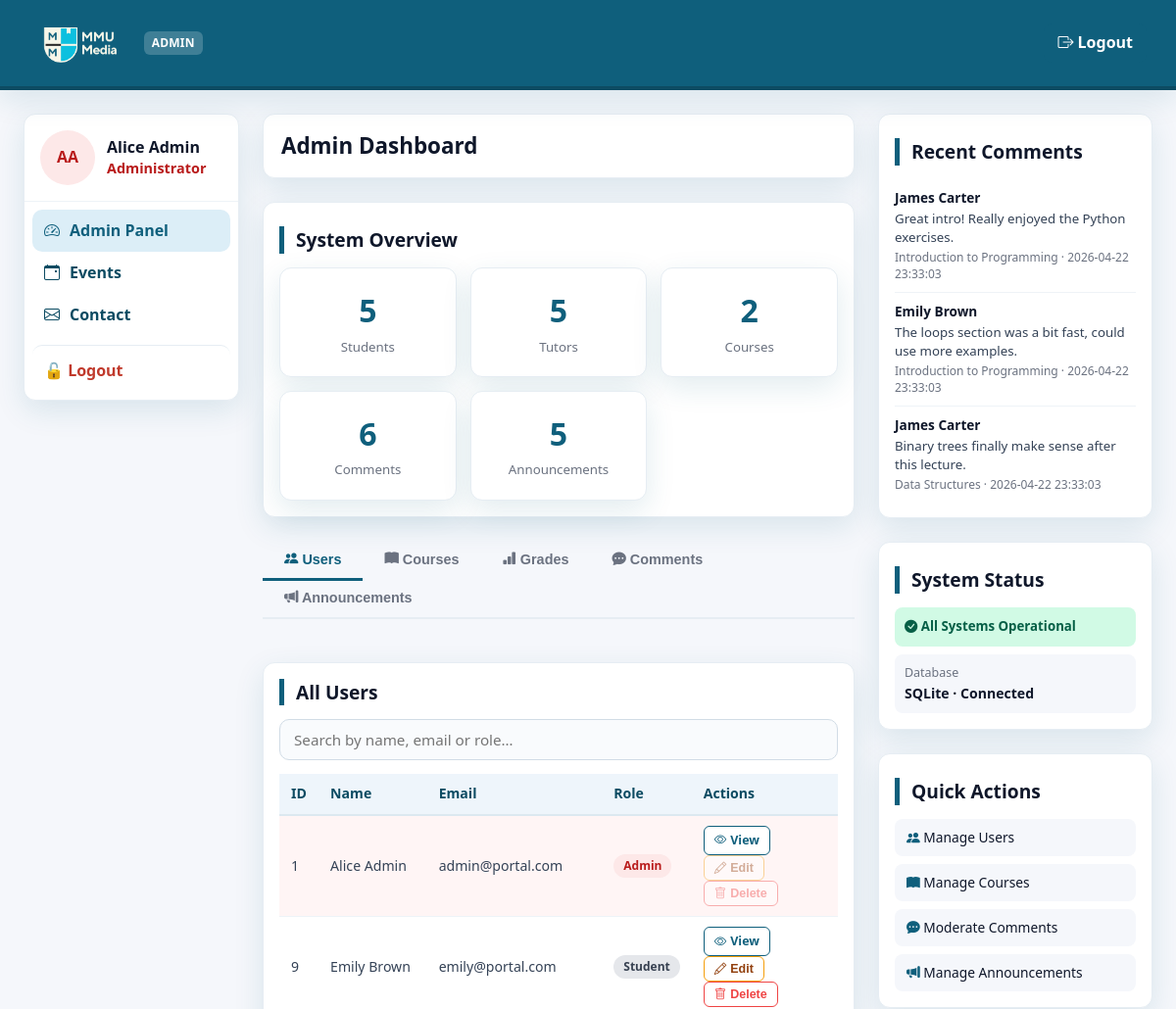
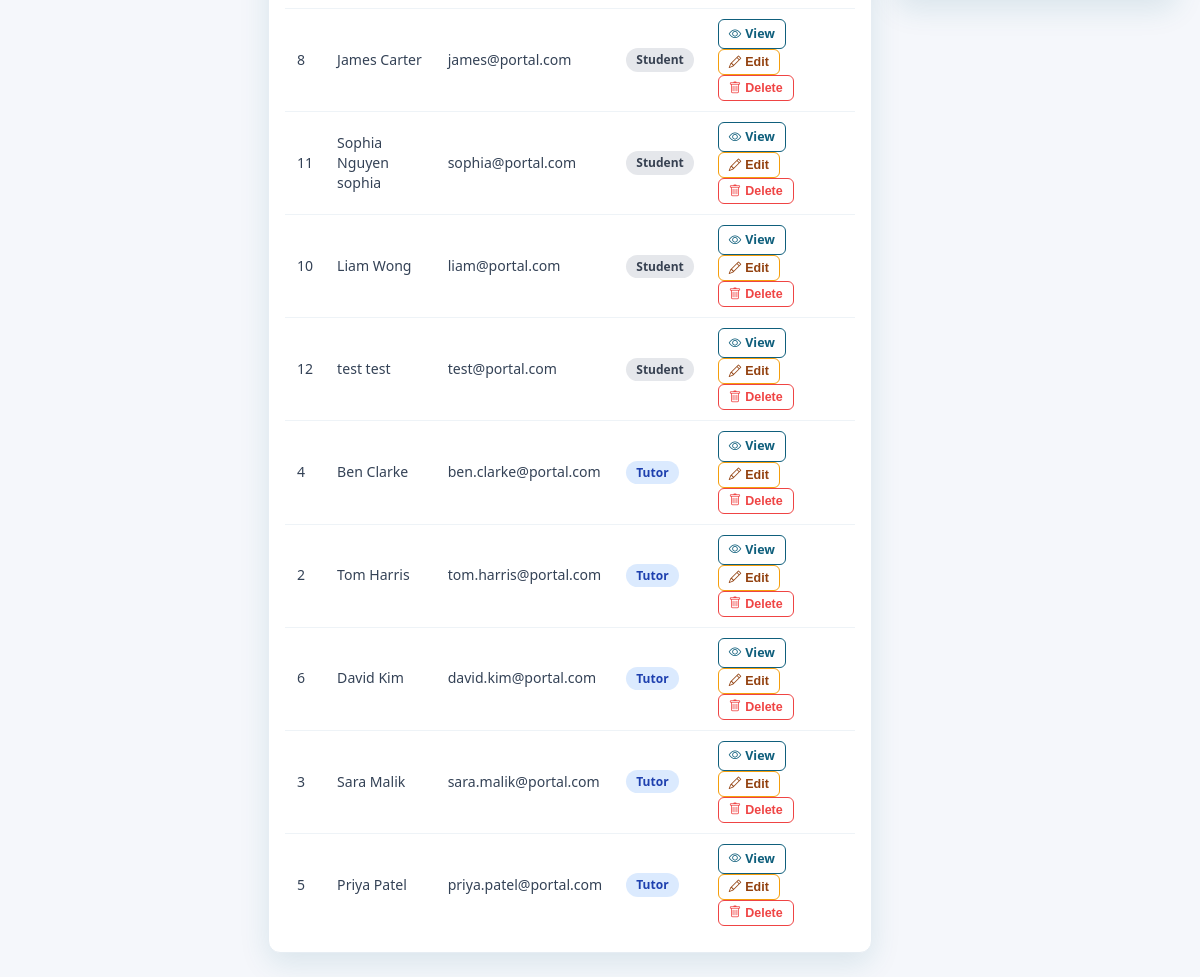
Page /admin_dashboard (signed in) on the committed database (2 pictures, top to bottom).
### tables this page shows
CREATE TABLE users (
            id             INTEGER PRIMARY KEY AUTOINCREMENT,
            first_name     TEXT    NOT NULL,
            last_name      TEXT    NOT NULL,
            email          TEXT    UNIQUE NOT NULL,
            password       TEXT    NOT NULL,
            role           TEXT    NOT NULL DEFAULT 'student'
                           CHECK(role IN ('student', 'tutor', 'admin')),
            office_number  TEXT,
            office_hours   TEXT
        );

CREATE TABLE comments (
            id         INTEGER PRIMARY KEY AUTOINCREMENT,
            user_id    INTEGER REFERENCES users(id),
            subject_id INTEGER REFERENCES subjects(id),
            content    TEXT    NOT NULL,
            posted_at  TEXT    DEFAULT CURRENT_TIMESTAMP
        );

CREATE TABLE subjects (
            id          INTEGER PRIMARY KEY AUTOINCREMENT,
            name        TEXT    NOT NULL,
            code        TEXT    UNIQUE NOT NULL,
            description TEXT,
            course_id   INTEGER REFERENCES courses(id),
            tutor_id    INTEGER REFERENCES users(id)
        );

### app.py (the view)
@app.route("/admin_dashboard")
def admin_dashboard():
    guard = admin_required()
    if guard:
        return guard
    conn = get_db()
    cursor = conn.cursor()
    cursor.execute("SELECT COUNT(*) FROM users WHERE role = 'student'")
    total_students = cursor.fetchone()[0]
    cursor.execute("SELECT COUNT(*) FROM users WHERE role = 'tutor'")
    total_tutors = cursor.fetchone()[0]
    cursor.execute("SELECT COUNT(*) FROM courses")
    total_courses = cursor.fetchone()[0]
    cursor.execute("SELECT COUNT(*) FROM comments")
    total_comments = cursor.fetchone()[0]
    cursor.execute("SELECT COUNT(*) FROM announcements")
    total_announcements = cursor.fetchone()[0]
    cursor.execute("SELECT id, first_name, last_name, email, role FROM users ORDER BY role, last_name")
    all_users = [{"id": r[0], "first_name": r[1], "last_name": r[2],
                  "name": f"{r[1]} {r[2]}", "email": r[3], "role": r[4]}
                 for r in cursor.fetchall()]
    cursor.execute("""
        SELECT c.id, c.name, c.code, c.description,
               COALESCE(u.first_name || ' ' || u.last_name, '—') as tutor_name,
               COUNT(DISTINCT e.user_id) as enrolled
        FROM courses c
        LEFT JOIN users u ON c.tutor_id = u.id
        LEFT JOIN enrollments e ON e.course_id = c.id
        GROUP BY c.id ORDER BY c.name
    """)
    all_courses = [{"id": r[0], "name": r[1], "code": r[2], "description": r[3],
                    "tutor_name": r[4], "enrolled": r[5]}
                   for r in cursor.fetchall()]
    cursor.execute("""
        SELECT cm.id, cm.content, cm.posted_at,
               u.first_name || ' ' || u.last_name as author,
               s.name as subject_name
        FROM comments cm
        JOIN users u ON cm.user_id = u.id
        JOIN subjects s ON cm.subject_id = s.id
        ORDER BY cm.posted_at DESC
    """)
    all_comments = [{"id": r[0], "content": r[1], "posted_at": r[2],
                     "author": r[3], "subject_name": r[4]}
                    for r in cursor.fetchall()]
    cursor.execute("""
        SELECT a.id, a.title, a.content, a.posted_at,
               u.first_name || ' ' || u.last_name as author,
               s.name as subject_name
        FROM announcements a
        JOIN users u ON a.user_id = u.id
        JOIN subjects s ON a.subject_id = s.id
        ORDER BY a.posted_at DESC
    """)
    all_announcements = [{"id": r[0], "title": r[1], "content": r[2],
                          "posted_at": r[3], "author": r[4], "subject_name": r[5]}
                         for r in cursor.fetchall()]
    conn.close()
    stats = {"students": total_students, "tutors": total_tutors,
             "courses": total_courses, "comments": total_comments,
             "announcements": total_announcements}
    return render_template("admin_dashboard.html", stats=stats,
                           all_users=all_users, all_courses=all_courses,
                           all_comments=all_comments, all_announcements=all_announcements)

### app.py (called while the page is built)
def get_db():
    conn = sqlite3.connect(DB_PATH, timeout=30, check_same_thread=False)
    conn.execute("PRAGMA journal_mode=WAL")
    conn.execute("PRAGMA busy_timeout=30000")
    return conn

def admin_required():
    if "user_id" not in session:
        return redirect("/login")
    if session.get("user_role") != "admin":
        flash("Access denied.", "danger")
        return redirect("/dashboard")
    return None

### templates/admin_dashboard.html (shortened to what this page needs)
<!DOCTYPE html>
<html lang="en">
<head>
  <link rel="stylesheet" href="{{ url_for('static', filename='css/style.css') }}">
  <link rel="stylesheet" href="https://cdn.jsdelivr.net/npm/bootstrap-icons@1.11.3/font/bootstrap-icons.min.css">
</head>
<body>
<header class="topbar">
  <div class="brand">
    <img src="{{ url_for('static', filename='assets/MMUMediaLogo.png') }}" alt="Logo" width="100" height="50">
    <span style="font-size:0.75rem; background:rgba(255,255,255,0.2); padding:3px 8px; border-radius:6px; margin-left:6px;">ADMIN</span>
  </div>
  <nav class="nav-buttons">
    <a href="{{ url_for('logout') }}"><i class="bi bi-box-arrow-right"></i> Logout</a>
  </nav>
</header>
<div class="app">
  <aside class="sidebar">
    <div class="profile">
      <div class="avatar" style="background:#fde8e8; color:#b91c1c;">
        {{ session.user_name[0] | upper }}{{ session.user_last_name[0] | upper }}
      </div>
      <div class="identity">
        <div class="name">{{ session.user_name }} {{ session.user_last_name }}</div>
        <div class="status" style="color:#b91c1c;">Administrator</div>
      </div>
    </div>
    <nav class="nav">
      <a href="{{ url_for('admin_dashboard') }}" class="active"><i class="bi bi-speedometer2"></i> Admin Panel</a>
      <a href="{{ url_for('firstPage') }}"><i class="bi bi-calendar-event"></i> Events</a>
      <a href="{{ url_for('contact') }}"><i class="bi bi-envelope"></i> Contact</a>
      <a href="{{ url_for('logout') }}" class="nav-logout">🔓 Logout</a>
    </nav>
  </aside>
  <main class="main">
    <div class="greeting">Admin Dashboard</div>
    <section class="panel">
      <h2 class="section-title">System Overview</h2>
      <div class="admin-stats">
        <div class="admin-stat-card">
          <div class="admin-stat-num">{{ stats.students }}</div>
          <div class="admin-stat-lbl">Students</div>
        </div>
        <div class="admin-stat-card">
          <div class="admin-stat-num">{{ stats.tutors }}</div>
          <div class="admin-stat-lbl">Tutors</div>
        </div>
        <div class="admin-stat-card">
          <div class="admin-stat-num">{{ stats.courses }}</div>
          <div class="admin-stat-lbl">Courses</div>
        </div>
        <div class="admin-stat-card">
          <div class="admin-stat-num">{{ stats.comments }}</div>
          <div class="admin-stat-lbl">Comments</div>
        </div>
        <div class="admin-stat-card">
          <div class="admin-stat-num">{{ stats.announcements }}</div>
          <div class="admin-stat-lbl">Announcements</div>
        </div>
      </div>
    </section>
    <div class="tab-bar">
      <button class="tab-btn active" onclick="showTab('users',this)"><i class="bi bi-people-fill"></i> Users</button>
      <button class="tab-btn" onclick="showTab('courses',this)"><i class="bi bi-book-fill"></i> Courses</button>
      <button class="tab-btn" onclick="showTab('grades',this)"><i class="bi bi-bar-chart-fill"></i> Grades</button>
      <button class="tab-btn" onclick="showTab('comments',this)"><i class="bi bi-chat-dots-fill"></i> Comments</button>
      <button class="tab-btn" onclick="showTab('announcements',this)"><i class="bi bi-megaphone-fill"></i> Announcements</button>
    </div>
    <div class="tab-pane active" id="tab-users">
      <section class="panel">
        <div class="pane-header">
          <h2 class="section-title">All Users</h2>
        </div>
        <input type="text" class="search-box" placeholder="Search by name, email or role…" id="userSearch">
        <div style="overflow-x:auto;">
          <table class="admin-table" id="userTable">
            <thead>
              <tr>
                <th>ID</th><th>Name</th><th>Email</th><th>Role</th><th>Actions</th>
              </tr>
            </thead>
            <tbody>
              {% for u in all_users %}
              <tr{% if u.role == 'admin' %} style="background:#fff5f5;"{% endif %}>
                <td>{{ u.id }}</td>
                <td>{{ u.name }}</td>
                <td>{{ u.email }}</td>
                <td><span class="role-badge role-{{ u.role }}">{{ u.role }}</span></td>
                <td>
                  <a href="/profile?user_id={{ u.id }}" class="act-btn act-btn-view"><i class="bi bi-eye"></i> View</a>
                  {% if u.role != 'admin' %}
                  <button class="act-btn act-btn-edit"
                    onclick="openUserEdit({{ u.id }}, '{{ u.first_name }}', '{{ u.last_name }}', '{{ u.email }}', '{{ u.role }}')">
                    <i class="bi bi-pencil"></i> Edit
                  </button>
                  <form method="POST" action="{{ url_for('admin_delete_user', user_id=u.id) }}" style="display:inline;"
                        onsubmit="return confirm('Delete {{ u.name }}? This cannot be undone.')">
                    <button type="submit" class="act-btn act-btn-delete"><i class="bi bi-trash"></i> Delete</button>
                  </form>
                  {% else %}
                  <button class="act-btn act-btn-edit" disabled><i class="bi bi-pencil"></i> Edit</button>
                  <button class="act-btn act-btn-delete" disabled><i class="bi bi-trash"></i> Delete</button>
                  {% endif %}
                </td>
              </tr>
              {% endfor %}
            </tbody>
          </table>
        </div>
      </section>
    </div>
  </main>
  <aside class="right">
    <section class="panel">
      <h3 class="section-title">Recent Comments</h3>
      {% for cm in all_comments[:3] %}
      <div class="activity-item">
        <strong>{{ cm.author }}</strong>
        <div style="color:var(--text); font-size:0.83rem; margin-top:2px;">{{ cm.content[:60] }}{% if cm.content|length > 60 %}…{% endif %}</div>
        <div class="activity-meta">{{ cm.subject_name }} · {{ cm.posted_at }}</div>
      </div>
      {% else %}
      <p class="empty-state">No comments yet.</p>
      {% endfor %}
    </section>
    <section class="panel">
      <h3 class="section-title">System Status</h3>
      <div style="padding:10px; background:#d1fae5; border-radius:8px; margin-bottom:8px;">
        <div style="font-size:0.83rem; color:#065f46; font-weight:700;"><i class="bi bi-check-circle-fill"></i> All Systems Operational</div>
      </div>
      <div style="padding:10px; background:#f5f7fb; border-radius:8px;">
        <div style="font-size:0.78rem; color:var(--muted);">Database</div>
        <div style="font-size:0.88rem; font-weight:700; color:var(--ink); margin-top:2px;">SQLite · Connected</div>
      </div>
    </section>
    <section class="panel">
      <h3 class="section-title">Quick Actions</h3>
      <nav style="display:flex; flex-direction:column; gap:8px;">
        <a href="{{ url_for('admin_dashboard') }}#tab-users" onclick="showTabByName('users')"
           style="padding:9px 12px; background:#f5f7fb; border-radius:8px; font-size:0.86rem; color:var(--ink);">
          <i class="bi bi-people-fill" style="color:var(--primary);"></i> Manage Users
        </a>
        <a href="{{ url_for('admin_dashboard') }}#tab-courses" onclick="showTabByName('courses')"
           style="padding:9px 12px; background:#f5f7fb; border-radius:8px; font-size:0.86rem; color:var(--ink);">
          <i class="bi bi-book-fill" style="color:var(--primary);"></i> Manage Courses
        </a>
        <a href="{{ url_for('admin_dashboard') }}#tab-comments" onclick="showTabByName('comments')"
           style="padding:9px 12px; background:#f5f7fb; border-radius:8px; font-size:0.86rem; color:var(--ink);">
          <i class="bi bi-chat-dots-fill" style="color:var(--primary);"></i> Moderate Comments
        </a>
        <a href="{{ url_for('admin_dashboard') }}#tab-announcements" onclick="showTabByName('announcements')"
           style="padding:9px 12px; background:#f5f7fb; border-radius:8px; font-size:0.86rem; color:var(--ink);">
          <i class="bi bi-megaphone-fill" style="color:var(--primary);"></i> Manage Announcements
        </a>
      </nav>
    </section>
  </aside>
</div>
</body>
</html>

### static/css/style.css (style rules this page uses)
:root { --primary: #0f5f7c; --primary-700: #0c4b62; --primary-300: #1a7aa1; --ink: #0f172a; --text: #344256; --muted: #6b7280; --bg: #f5f7fb; --surface: #ffffff; --warning: #f59e0b; --shadow: 0 10px 30px rgba(15, 95, 124, 0.12); --radius: 12px; }
html, body { overflow-x: hidden; }
* { box-sizing: border-box; margin: 0; padding: 0; }
body { font-family: system-ui, -apple-system, Segoe UI, Roboto, "Helvetica Neue", Arial, sans-serif; background: var(--bg); color: var(--text); line-height: 1.45; }
a { color: inherit; text-decoration: none; }
.topbar { position: sticky; top: 0; z-index: 100; display: flex; justify-content: space-between; align-items: center; padding: 14px 30px; background: var(--primary); color: white; border-bottom: 4px solid var(--primary-700); box-shadow: var(--shadow); }
.brand { display: flex; align-items: center; gap: 12px; font-weight: 800; letter-spacing: 0.2px; white-space: nowrap; }
.brand img { height: 60px; width: auto; display: block; }
.nav-buttons { display: flex; align-items: center; gap: 12px; flex-wrap: wrap; }
.nav-buttons a { color: white; font-weight: bold; padding: 8px 14px; border-radius: 8px; background: var(--primary); transition: background 0.2s; }
.app { display: grid; grid-template-columns: 240px 1fr minmax(300px, 360px); gap: 24px; padding: 24px; max-width: 1400px; margin: 0 auto; }
.main { display: grid; gap: 24px; }
.right { display: grid; gap: 24px; align-content: start; }
.sidebar { position: sticky; top: 78px; align-self: start; background: var(--surface); border: 1px solid #e6edf3; border-radius: var(--radius); box-shadow: var(--shadow); overflow: hidden; }
.profile { display: grid; grid-template-columns: 56px 1fr; gap: 12px; padding: 16px; border-bottom: 1px solid #eef3f7; align-items: center; }
.avatar { width: 56px; height: 56px; border-radius: 50%; background: #e7eef4; display: grid; place-items: center; font-weight: 800; color: var(--primary); flex-shrink: 0; }
.identity .name { font-weight: 800; color: var(--ink); }
.identity .status { color: #10a37f; font-weight: 600; font-size: 0.9rem; }
.nav { padding: 8px; }
.nav a { display: flex; align-items: center; gap: 10px; padding: 10px 12px; border-radius: 10px; color: var(--primary-700); font-weight: 600; }
.nav a.active { background: #dceef7; color: var(--primary); }
.nav a.nav-logout { color: #c0392b; margin-top: 8px; border-top: 1px solid #e6edf3; padding-top: 14px; }
.panel { background: var(--surface); border: 1px solid #e6edf3; border-radius: var(--radius); box-shadow: var(--shadow); padding: 16px; }
.greeting { background: var(--surface); border: 1px solid #e6edf3; border-radius: var(--radius); box-shadow: var(--shadow); padding: 16px 18px; color: var(--ink); font-weight: 800; font-size: 1.4rem; }
.section-title { font-size: 1.2rem; font-weight: 800; color: var(--ink); margin: 8px 0 14px; padding-left: 12px; border-left: 5px solid var(--primary); }
input[type="text"], input[type="email"], input[type="password"], textarea, select { width: 100%; padding: 10px 14px; border: 1px solid #d1dce6; border-radius: 10px; font-size: 0.95rem; color: var(--ink); background: #f9fbfd; outline: none; font-family: inherit; }
@media (max-width: 1200px) { .app { grid-template-columns: 220px 1fr 280px; } }

### rows in the picture
users: user_name "Alice", id "1", name "Alice Admin", email "admin@portal.com", role "Admin", shows "Edit"
users: id "9", name "Emily Brown", email "emily@portal.com", role "Student"
users: id "8", name "James Carter", email "james@portal.com", role "Student"
users: id "11", name "Sophia Nguyen sophia", email "sophia@portal.com", role "Student"
users: id "10", name "Liam Wong", email "liam@portal.com", role "Student"
users: id "12", name "test test", email "test@portal.com", role "Student"
users: id "4", name "Ben Clarke", email "ben.clarke@portal.com", role "Tutor"
users: id "2", name "Tom Harris", email "tom.harris@portal.com", role "Tutor"
users: id "6", name "David Kim", email "david.kim@portal.com", role "Tutor"
users: id "3", name "Sara Malik", email "sara.malik@portal.com", role "Tutor"
users: id "5", name "Priya Patel", email "priya.patel@portal.com", role "Tutor"
comments: author "James Carter", content "Great intro! Really enjoyed the Python exercises.", subject_name "Introduction to Programming", posted_at "2026-04-22 23:33:03"
comments: author "Emily Brown", content "The loops section was a bit fast, could use more examples.", subject_name "Introduction to Programming", posted_at "2026-04-22 23:33:03"
comments: author "James Carter", content "Binary trees finally make sense after this lecture.", subject_name "Data Structures", posted_at "2026-04-22 23:33:03"

### other values in the picture
{{ session.user_name[0] | upper }} "A"
{{ session.user_last_name[0] | upper }} "A"
{{ session.user_last_name }} "Admin"
{{ stats.students }} "5"
{{ stats.tutors }} "5"
{{ stats.courses }} "2"
{{ stats.comments }} "6"
{{ stats.announcements }} "5"
